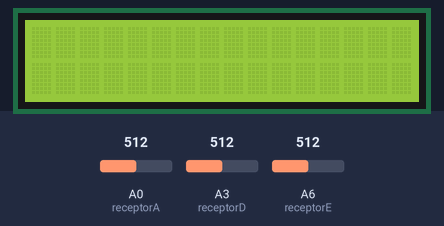
The sketch below on a simulated Arduino Nano, built with avr-gcc and run on an emulated ATmega328P. Shown: 16×2 character LCD. The inputs (shaded band) are chosen by the test bench; at power-on: A0 (receptorA) = 512, A6 (receptorE) = 512, A3 (receptorD) = 512. EEPROM starts erased; what the sketch prints to the serial monitor is not drawn.

Above: at 1.2 s.
1.3 s: A0 (receptorA) set to 790
2.8 s: A0 (receptorA) set to 819
At 2.94 s:
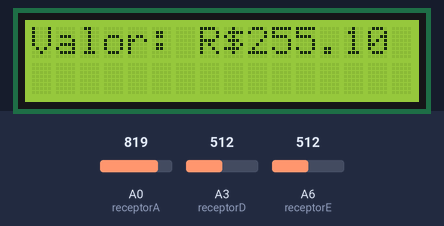
5.1 s: A6 (receptorE) set to 810
At 5.33 s:
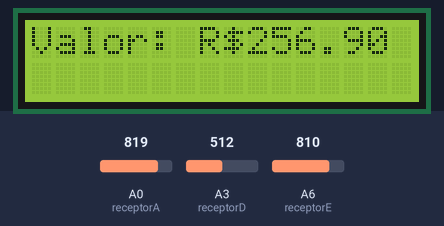
6.9 s: A3 (receptorD) set to 810
At 7.2 s:
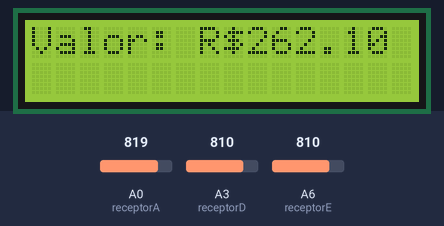
8.5 s: A3 (receptorD) set to 790
At 8.79 s:
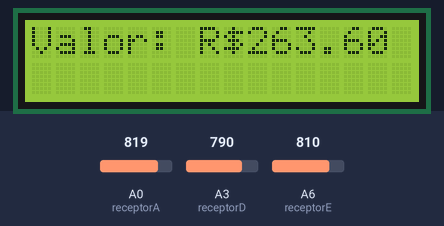
10.1 s: A6 (receptorE) set to 790
At 10.39 s:
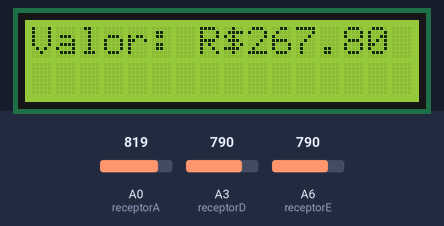
Timing chart, 0 to 12.7 s (numbered marks = the images above; inputs shaded):
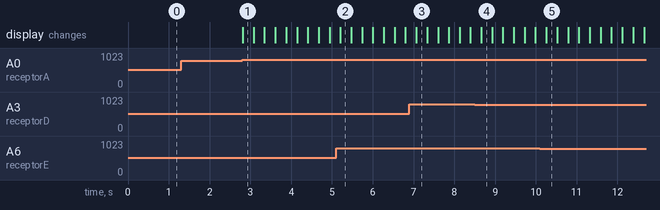

The sketch:

smart_waller.ino
```cpp
#include <EEPROM.h>
#include <Wire.h>
#include <LiquidCrystal_I2C.h>
LiquidCrystal_I2C lcd(0x27,16,2);

const int receptorA = A0;
const int receptorB = A1;
const int receptorC = A2;
const int receptorD = A3;
const int receptorE = A6;
float dimdim = 0;
float lastdimdim = 0;

unsigned long lastDebounceTime = 0;
const int debounceDelay = 250;

void setup() {
  Serial.begin(9600);
  pinMode(receptorA, INPUT);
  pinMode(receptorB, INPUT);
  pinMode(receptorC, INPUT);
  pinMode(receptorD, INPUT);
  pinMode(receptorE, INPUT);
  dimdim = EEPROM.read(0);
  lastdimdim = EEPROM.read(0);
  Serial.print("valor: ");
  Serial.println(dimdim);
  lcd_init();
}

void loop() {

  if (dimdim != lastdimdim ) {
    Serial.print("valor: ");
    Serial.println(dimdim);
    lastdimdim = dimdim;
  }

  somar(receptorA, 0.10);
  //somar(receptorB,0.5);
  //somar(receptorC,0.50);
  somar(receptorD, 0.25);
  somar(receptorE, 1.0);

}
```

funcoes.ino
```cpp
void somar(int porta, float valor) {
  if (analogRead(porta) > 800) {
    if ((millis() - lastDebounceTime) > debounceDelay) {
      Serial.print("+ ");
      Serial.print(valor);
      if (valor < 1.0) {
        Serial.println(" centavos");
      } else {
        Serial.println(" real");
      }
      dimdim += valor;
      EEPROM.write(0, dimdim);
      lcd_print(0,0,"Valor: R$" + String(dimdim));
      lastDebounceTime = millis();
    }
  }
}

void lcd_init(){
  lcd.init();
  lcd.clear();
  lcd.backlight();
}

void lcd_print(int col, int line, String msg){
  lcd.setCursor(col,line);
  lcd.print(msg);
}
```

Measured:
- the behaviour switches between 800 and 801 on A0 (receptorA) (found by bisection; images 0 and 1)
- after the input at 1.3 s, every drawn part: stays the same
- after the input at 2.8 s, the display: changes at once (image 1)
